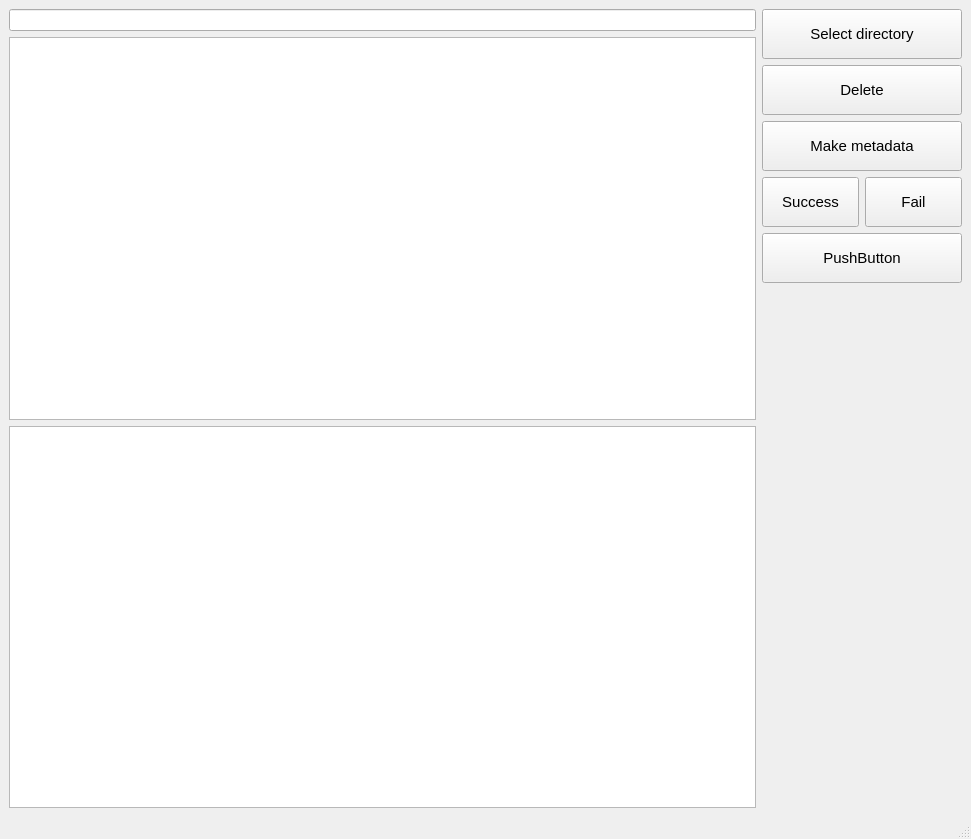
<?xml version="1.0" encoding="UTF-8"?>
<ui version="4.0">
 <class>MainWindow</class>
 <widget class="QMainWindow" name="MainWindow">
  <property name="geometry">
   <rect>
    <x>0</x>
    <y>0</y>
    <width>971</width>
    <height>839</height>
   </rect>
  </property>
  <property name="windowTitle">
   <string>MainWindow</string>
  </property>
  <widget class="QWidget" name="centralwidget">
   <layout class="QHBoxLayout" name="horizontalLayout">
    <item>
     <layout class="QVBoxLayout" name="verticalLayout">
      <property name="sizeConstraint">
       <enum>QLayout::SizeConstraint::SetMaximumSize</enum>
      </property>
      <item>
       <widget class="QLineEdit" name="pathEdit">
        <property name="enabled">
         <bool>true</bool>
        </property>
        <property name="sizePolicy">
         <sizepolicy hsizetype="Expanding" vsizetype="Fixed">
          <horstretch>0</horstretch>
          <verstretch>0</verstretch>
         </sizepolicy>
        </property>
        <property name="minimumSize">
         <size>
          <width>0</width>
          <height>20</height>
         </size>
        </property>
        <property name="readOnly">
         <bool>true</bool>
        </property>
       </widget>
      </item>
      <item>
       <widget class="QTextEdit" name="terminalEdit">
        <property name="sizePolicy">
         <sizepolicy hsizetype="Expanding" vsizetype="Expanding">
          <horstretch>0</horstretch>
          <verstretch>0</verstretch>
         </sizepolicy>
        </property>
        <property name="readOnly">
         <bool>true</bool>
        </property>
       </widget>
      </item>
      <item>
       <widget class="QTableView" name="tableView">
        <property name="sizePolicy">
         <sizepolicy hsizetype="Expanding" vsizetype="Expanding">
          <horstretch>0</horstretch>
          <verstretch>0</verstretch>
         </sizepolicy>
        </property>
        <property name="selectionBehavior">
         <enum>QAbstractItemView::SelectionBehavior::SelectRows</enum>
        </property>
        <property name="wordWrap">
         <bool>false</bool>
        </property>
        <attribute name="horizontalHeaderStretchLastSection">
         <bool>true</bool>
        </attribute>
       </widget>
      </item>
     </layout>
    </item>
    <item>
     <layout class="QVBoxLayout" name="verticalLayout_2">
      <item>
       <widget class="QPushButton" name="selectDirectoryBtn">
        <property name="sizePolicy">
         <sizepolicy hsizetype="Fixed" vsizetype="Fixed">
          <horstretch>0</horstretch>
          <verstretch>0</verstretch>
         </sizepolicy>
        </property>
        <property name="minimumSize">
         <size>
          <width>200</width>
          <height>50</height>
         </size>
        </property>
        <property name="baseSize">
         <size>
          <width>0</width>
          <height>0</height>
         </size>
        </property>
        <property name="font">
         <font>
          <pointsize>11</pointsize>
          <bold>false</bold>
         </font>
        </property>
        <property name="text">
         <string>Select directory</string>
        </property>
       </widget>
      </item>
      <item>
       <widget class="QPushButton" name="deleteButton">
        <property name="sizePolicy">
         <sizepolicy hsizetype="Fixed" vsizetype="Fixed">
          <horstretch>0</horstretch>
          <verstretch>0</verstretch>
         </sizepolicy>
        </property>
        <property name="minimumSize">
         <size>
          <width>200</width>
          <height>50</height>
         </size>
        </property>
        <property name="baseSize">
         <size>
          <width>0</width>
          <height>0</height>
         </size>
        </property>
        <property name="font">
         <font>
          <pointsize>11</pointsize>
          <bold>false</bold>
         </font>
        </property>
        <property name="text">
         <string>Delete</string>
        </property>
       </widget>
      </item>
      <item>
       <widget class="QPushButton" name="makeMetadatabutton">
        <property name="sizePolicy">
         <sizepolicy hsizetype="Fixed" vsizetype="Fixed">
          <horstretch>0</horstretch>
          <verstretch>0</verstretch>
         </sizepolicy>
        </property>
        <property name="minimumSize">
         <size>
          <width>200</width>
          <height>50</height>
         </size>
        </property>
        <property name="font">
         <font>
          <pointsize>11</pointsize>
          <bold>false</bold>
         </font>
        </property>
        <property name="text">
         <string>Make metadata</string>
        </property>
       </widget>
      </item>
      <item>
       <layout class="QHBoxLayout" name="horizontalLayout_2">
        <item>
         <widget class="QPushButton" name="successButton">
          <property name="minimumSize">
           <size>
            <width>0</width>
            <height>50</height>
           </size>
          </property>
          <property name="font">
           <font>
            <pointsize>11</pointsize>
            <bold>false</bold>
           </font>
          </property>
          <property name="text">
           <string>Success</string>
          </property>
         </widget>
        </item>
        <item>
         <widget class="QPushButton" name="failButton">
          <property name="minimumSize">
           <size>
            <width>0</width>
            <height>50</height>
           </size>
          </property>
          <property name="font">
           <font>
            <pointsize>11</pointsize>
            <bold>false</bold>
           </font>
          </property>
          <property name="text">
           <string>Fail</string>
          </property>
         </widget>
        </item>
       </layout>
      </item>
      <item>
       <widget class="QPushButton" name="pushButton">
        <property name="sizePolicy">
         <sizepolicy hsizetype="Fixed" vsizetype="Fixed">
          <horstretch>0</horstretch>
          <verstretch>0</verstretch>
         </sizepolicy>
        </property>
        <property name="minimumSize">
         <size>
          <width>200</width>
          <height>50</height>
         </size>
        </property>
        <property name="baseSize">
         <size>
          <width>0</width>
          <height>0</height>
         </size>
        </property>
        <property name="font">
         <font>
          <pointsize>11</pointsize>
          <bold>false</bold>
         </font>
        </property>
        <property name="text">
         <string>PushButton</string>
        </property>
       </widget>
      </item>
      <item>
       <spacer name="verticalSpacer">
        <property name="orientation">
         <enum>Qt::Orientation::Vertical</enum>
        </property>
        <property name="sizeType">
         <enum>QSizePolicy::Policy::Expanding</enum>
        </property>
        <property name="sizeHint" stdset="0">
         <size>
          <width>100</width>
          <height>600</height>
         </size>
        </property>
       </spacer>
      </item>
     </layout>
    </item>
   </layout>
  </widget>
  <widget class="QMenuBar" name="menubar">
   <property name="geometry">
    <rect>
     <x>0</x>
     <y>0</y>
     <width>971</width>
     <height>19</height>
    </rect>
   </property>
  </widget>
  <widget class="QStatusBar" name="statusbar"/>
 </widget>
 <resources/>
 <connections/>
</ui>
